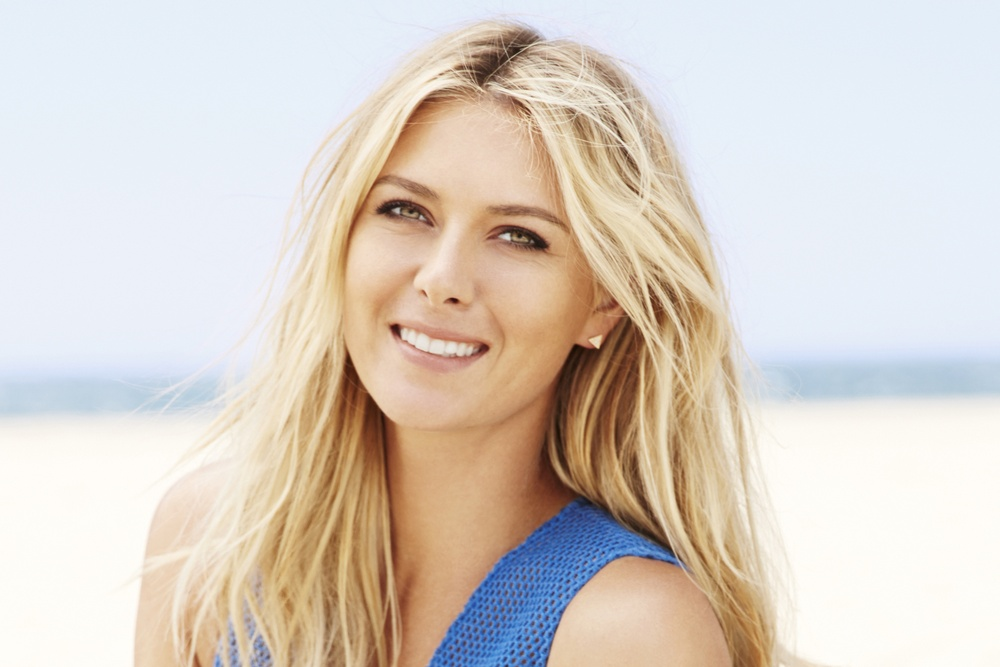
#> input picture test_images/170828_maria_sharapova.jpg, 1000 x 667 px, shrunk from 1980 x 1320 before the run
$ jupyter execute 01_Image_FaceDetection.ipynb   (shell and % lines are left out)
#> lines starting #> are read from the running program, lines starting #| are printed output that depends on the picture; after the words box and inside, x2 and y2 are one past the last pixel; in counts of white or black regions, pixels touching at a corner belong together
<h1>Table of Contents<span class="tocSkip"></span></h1>
<div class="toc"><ul class="toc-item"><li><span><a href="#Read-Libraries" data-toc-modified-id="Read-Libraries-1"><span class="toc-item-num">1&nbsp;&nbsp;</span>Read Libraries</a></span></li><li><span><a href="#Read-and-plot-the-image" data-toc-modified-id="Read-and-plot-the-image-2"><span class="toc-item-num">2&nbsp;&nbsp;</span>Read and plot the image</a></span></li><li><span><a href="#Convert-to-gray-scale" data-toc-modified-id="Convert-to-gray-scale-3"><span class="toc-item-num">3&nbsp;&nbsp;</span>Convert to gray scale</a></span></li><li><span><a href="#Add-cascade-objects" data-toc-modified-id="Add-cascade-objects-4"><span class="toc-item-num">4&nbsp;&nbsp;</span>Add cascade objects</a></span></li><li><span><a href="#Identify-face" data-toc-modified-id="Identify-face-5"><span class="toc-item-num">5&nbsp;&nbsp;</span>Identify face</a></span></li><li><span><a href="#Identify-Eyes" data-toc-modified-id="Identify-Eyes-6"><span class="toc-item-num">6&nbsp;&nbsp;</span>Identify Eyes</a></span></li></ul></div>

## Read Libraries

[cell 1]
import numpy as np
import matplotlib.pyplot as plt
import cv2

## Read and plot the image

[cell 2]
img = cv2.imread('./test_images/170828_maria_sharapova.jpg', 1)
#> img is the input picture: shape (667, 1000, 3); mean B, G, R 198.8, 208, 217.5
img.shape
#> Out = (667, 1000, 3)

[cell 3]
# cv2.imshow('Image', img)
# cv2.waitKey()
# cv2.destroyAllWindows()

[cell 4]
plt.imshow(img)

[cell 5]
"""
The problem is that opencv uses bgr color mode and matplotlib uses rgb color mode.
Therefore the red and blue color channels are switched.

You can easily fix that problem by proving matplotlib an rgb image or by using cv2.imshow function.
"""

img_rgb = cv2.cvtColor(img, cv2.COLOR_BGR2RGB)
plt.imshow(img_rgb, cmap = plt.cm.Spectral)

# cv2.imshow('image',img)

## Convert to gray scale

[cell 6]
img_gray = cv2.cvtColor(img, cv2.COLOR_BGR2GRAY)
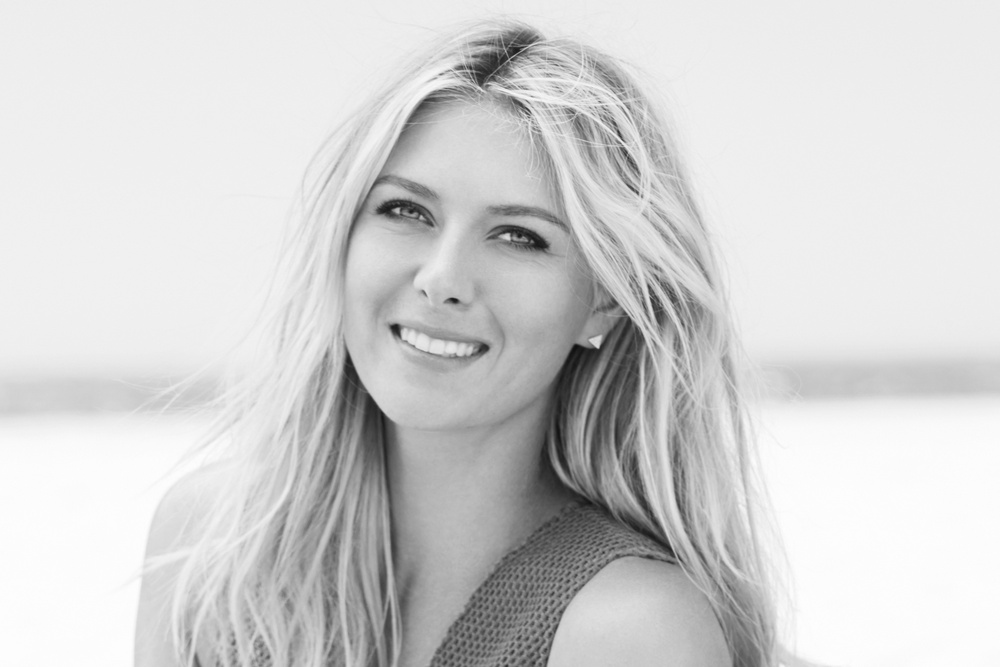
#> img_gray: shape (667, 1000); min 15, max 254, mean 209.7
img_gray.shape
#> Out = (667, 1000)

[cell 7]
plt.imshow(img_gray, cmap = 'gray')

## Add cascade objects

[cell 8]
face_cascade = cv2.CascadeClassifier('.\opencv\data\haarcascades_cuda\haarcascade_frontalface_default.xml')  # pre-trained classifiers
eye_cascade = cv2.CascadeClassifier('.\opencv\data\haarcascades_cuda\haarcascade_eye_tree_eyeglasses.xml')

## Identify face

[cell 9]
faces = face_cascade.detectMultiScale(img_gray, 1.3, 5)
#> faces = [[298, 105, 312, 312]]
faces
(x,y,w,h) = faces[0]
#> x = 298; y = 105; w = 312; h = 312
face_img = cv2.rectangle(img, (x,y), (x+w, y+h), (255,0,0),5)
plt.imshow(face_img)

## Identify Eyes

[cell 10]
for (x,y,w,h) in faces:
    cv2.rectangle(img, (x,y), (x+w, y+h), (255,0,0) , 5)
    roi_gray = img_gray[y:y+h, x:x+w]
    roi_color = img[y:y+h, x:x+w]
    eyes = eye_cascade.detectMultiScale(roi_gray)
    for (ex,ey,ew,eh) in eyes:
        eyes_img = cv2.rectangle(roi_color, (ex,ey), (ex+ew, ey+eh), (0,255,0), 5)
#> this loop made 1 pass
#> (x, y, w, h, eyes) on pass 1: (298, 105, 312, 312, [[71, 75, 59, 59], [186, 101, 63, 63]])
#> pass 1, `roi_gray = img_gray[y:y+h, x:x+w]`:
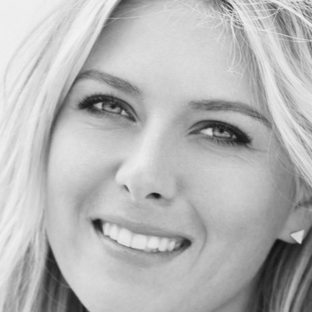
#> roi_gray: shape (312, 312); min 15, max 244, mean 181.6
#> pass 1, `roi_color = img[y:y+h, x:x+w]`:
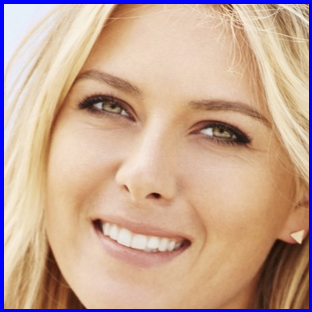
#> roi_color: shape (312, 312, 3); mean B, G, R 149.4, 167.3, 199
#> after the loop:
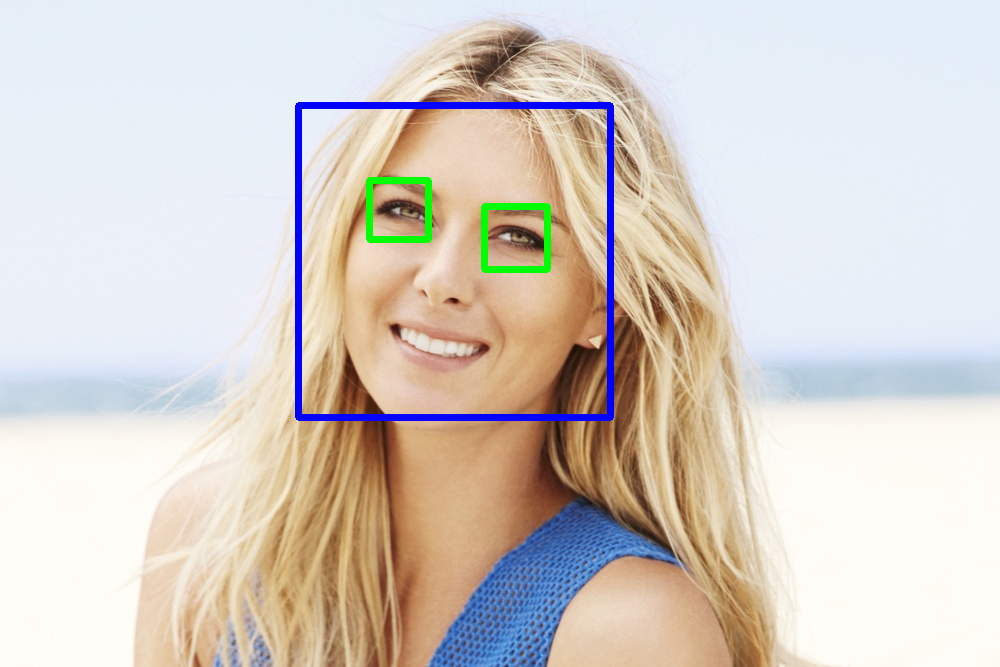
#> img: shape (667, 1000, 3); mean B, G, R 199.6, 206.2, 213.9
#> after the loop:
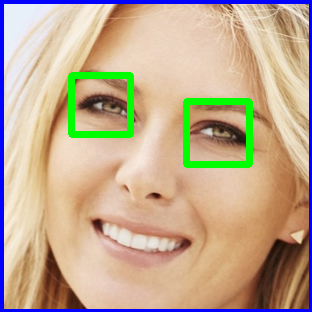
#> roi_color: shape (312, 312, 3); 3.47% of pixels changed, all inside (x1, y1, x2, y2) = (68, 72, 253, 168)
#     cv2.imshow("Image",face_img)
#     cv2.waitKey()

# cv2.destroyAllWindows()
